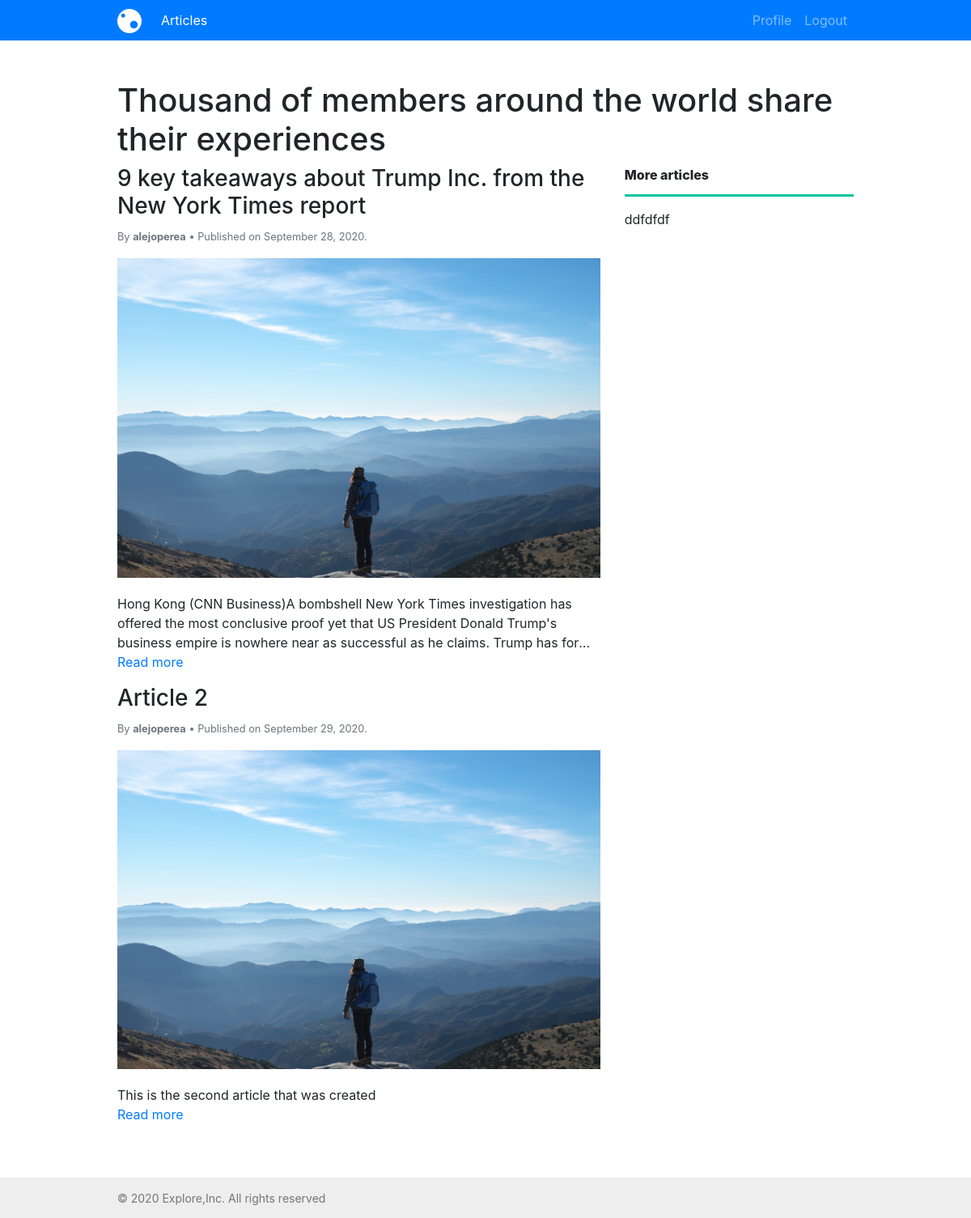
Screenshot of /articles/ (signed in) with the database file from the repository.
### articles/models.py (models this page shows, shortened)
class Post(models.Model):
    title = models.CharField(max_length=100)
    content = models.TextField()
    date_posted = models.DateTimeField(default=timezone.now)
    author = models.ForeignKey(User, on_delete=models.CASCADE)

### articles/views.py (the view)
# urls.py: path('', views.articles, name='articles')
@login_required()
def articles(request):
    context = {
        'posts': Post.objects.all()
    }
    return render(request, 'articles.html', context)

### articles/templates/articles.html (shortened to what this page needs)
{% extends 'base.html' %}
{% load static %}
{% block content %}
<div class="main-content-wrapper">
    <div class="container">
        <header>
            <section>
                <h1>Thousand of members around the world share their experiences </h1>
            </section>
        </header>
        <div class="row">
            <div class="col-8">
                {% for post in posts %}
                <article>
                    <div class="row">
                        <div class="col">
                            <h3> {{ post.title }} </h3>
                            <p class="card-text"><small class="text-muted">By <b>{{ post.author }}</b> • Published on {{ post.date_posted|date:"F d, Y." }}</small></p>
                            <img id="img_wrapper" src="{% static 'images/banner1.jpeg' %}" alt="">
                            <section>
                                <div class="articles_content">
                                    {{ post.content }}
                                </div>
                                <a href="#">Read more</a>
                            </section>
                        </div>
                    </div>
                </article>
                {% endfor %}
            </div>
            <div class="col-4">
                <div class="articles_header">
                    More articles
                </div>
                <p>ddfdfdf</p>
            </div>
        </div>
    </div>
</div>
{% endblock %}

### templates/base.html (shortened to what this page needs)
<!doctype html>
<html lang="en">
<head>
    {% load static %}
    <link rel="stylesheet" href="https://stackpath.bootstrapcdn.com/bootstrap/4.5.2/css/bootstrap.min.css"
>
    <link rel=" stylesheet" type="text/css" href="{% static 'css/main.css' %}">
</head>
<body>
    <div class="main-container">
        <nav class="navbar navbar-expand-lg sticky-top navbar-dark">
            <div class="container">
                {% if user.is_authenticated %}
                    <a class="navbar-brand" href="{% url 'articles' %}">
                    {% else %}
                    <a class="navbar-brand" href="{% url 'index' %}">
                        {% endif %}
                    <img src="{% static 'images/logo.svg' %}" width="30" height="30" alt="" loading="lazy">
                </a>
                <div class="collapse navbar-collapse" id="navbarNavAltMarkup">
                    <div class="navbar-nav">
                        {% if user.is_authenticated %}
                        <a class="nav-link" href="{% url 'articles' %}">Articles</a>
                        {% else %}
                        <a class="nav-link" href="{% url 'index' %}">Home<span class="sr-only">(current)</span></a>
                        {% endif %}
                    </div>
                    <div class="navbar-nav ml-auto">
                        {% if user.is_authenticated %}
                        <a class="nav-link" href="{% url 'userprofile' %}">Profile</a>
                        <a class="nav-link" href="{% url 'logout' %}" data-toggle="modal" data-target="#exampleModal">Logout</a>
                        {% else %}
                        <a class="nav-link" href="{% url 'login' %}">Log In</a>
                        <a class="nav-link" href="{% url 'register' %}">Register</a>
                        {% endif %}
                    </div>
                </div>
            </div>
        </nav>
        {% block content %}
        {% endblock %}
        <footer>
            <div class="container">
                <div class="footer_center">
                    <p>© 2020 Explore,Inc. All rights reserved</p>
                </div>
            </div>
        </footer>
    </div>
</body>
</html>

### static/css/main.css (style rules this page uses)
:root { --main-color: #007bff; --secondary-color: #9C9C9C; }
* { margin: 0; padding: 0; font-family: "Helvetica Neue",; }
html, body { background-color: white; height: 100%; position: relative; }
nav { margin: 0; width: 100%; height: 50px; background-color: var(--main-color); }
a { color: var(--main-color); }
section { display: block; margin-top: 50px; }
article section { margin-top: 20px; }
footer { background-color: #eee; position: absolute; bottom: 0; width: 100%; }
footer p { color: #757575; font-size: 14px; }
.footer_center { height: 50px; padding-top: 15px; }
.articles_header { font-weight: 800; text-align: left; padding-bottom: 12px; margin-bottom: 16px; border-bottom: 3px solid #00C59E; }
.articles_content { overflow: hidden; text-overflow: ellipsis; display: -webkit-box; -webkit-line-clamp: 3; -webkit-box-orient: vertical; }
.main-container { min-height: 100%; display: block; position: relative; padding-bottom: 100px; }
.main-content-wrapper { margin-top: 50px; }
.container { max-width: 940px; }
#img_wrapper { position: relative; align: center; width: 100%; height: auto; }

### rows the page displays
Post: title "9 key takeaways about Trump Inc. from the New York Times report", author "alejoperea", date_posted "September 28, 2020.", content "Hong Kong (CNN Business)A bombshell New York Times investigation has offered the most conclusive proof yet that US President Donald Trump's business empire is nowhere near as successful as he claims. Trump has…"
Post: title "Article 2", author "alejoperea", date_posted "September 29, 2020.", content "This is the second article that was created"
